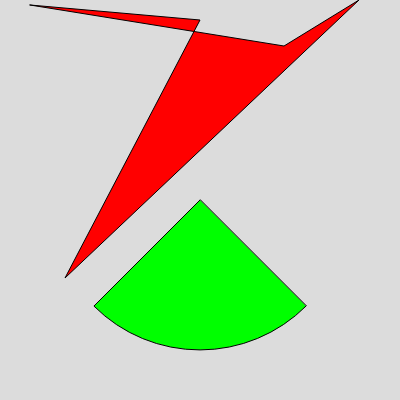
Frame 1 (no input)
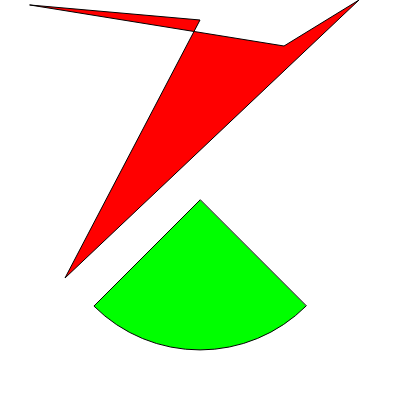
Frame 60 (no input)
Frame 120 (the mouse pressed at the canvas centre since frame 60): identical to frame 60, image omitted

The p5.js sketch that drew these frames (run headless with seeded random() and noise() and a simulated clock; from frame 60 on, the mouse is pressed at the canvas centre):

// p5.js sketch
// ── sketch.js
// Erin Cascioli

// Day 3 Demo 

// Arcs, Custom shapes with begin and end shape, HSB color



// This will make sense later!  

// For now, it's a way to hold the value 0

//   that I will use in my code to change colors

var hueVal = 0;




function setup() 
{
 
  createCanvas(400, 400);

} 




function draw() {
  // This is a sentence and it's getting really long
  //    and should be broken into two lines of comments.

  // This is a second comment.

  // Breaking your code into comments is good style

  //   and makes your code easier to read.

  // Adding line breaks helps the readability of your code, too.
 
  // Background color
  background(220);


  
// Play with an arc

  // Arcs use radians, not degrees

  // 0 degrees = 0 radians

  // 180 degrees = 3.14 radians, or PI radians
  // 360 degrees = 6.28 radians, or TWO_PI radians

  colorMode(RGB);

  fill(0, 255, 0);

  arc(200, 200, 300, 300, QUARTER_PI, HALF_PI + QUARTER_PI, PIE);



  // Custom Shape with HSB color instead of RGB color

  // HSB color uses:

  //    ranges from 0 - 360 for the first parameter (hue)

  //    ranges from 0 - 100 for the second parameter (saturation)

  //    ranges from 0 - 100 for the third parameter (brightness)

  colorMode(HSB);

  fill(hueVal, 100, 100);


  // Colors will change in a rainbow fashion

  // This will make sense later in the semester!  :)

  // This is commented out for now.  

  // Feel free to uncomment to see the color change.

  //hueVal++;

  //if(hueVal > 360)

  //{
  
  //  hueVal = 0;

  //}
  
  

  // Begin the shape

  beginShape();

  // Add as many vertices as you want

  vertex(30, 5);

  vertex(200, 20);

  vertex(65, 278);

  vertex(359, 0);

  vertex(284, 46);

  // End the shape with CLOSE parameter to fill the shape in

  //   and add a stroke from end to start vertices.

  endShape(CLOSE);

}
